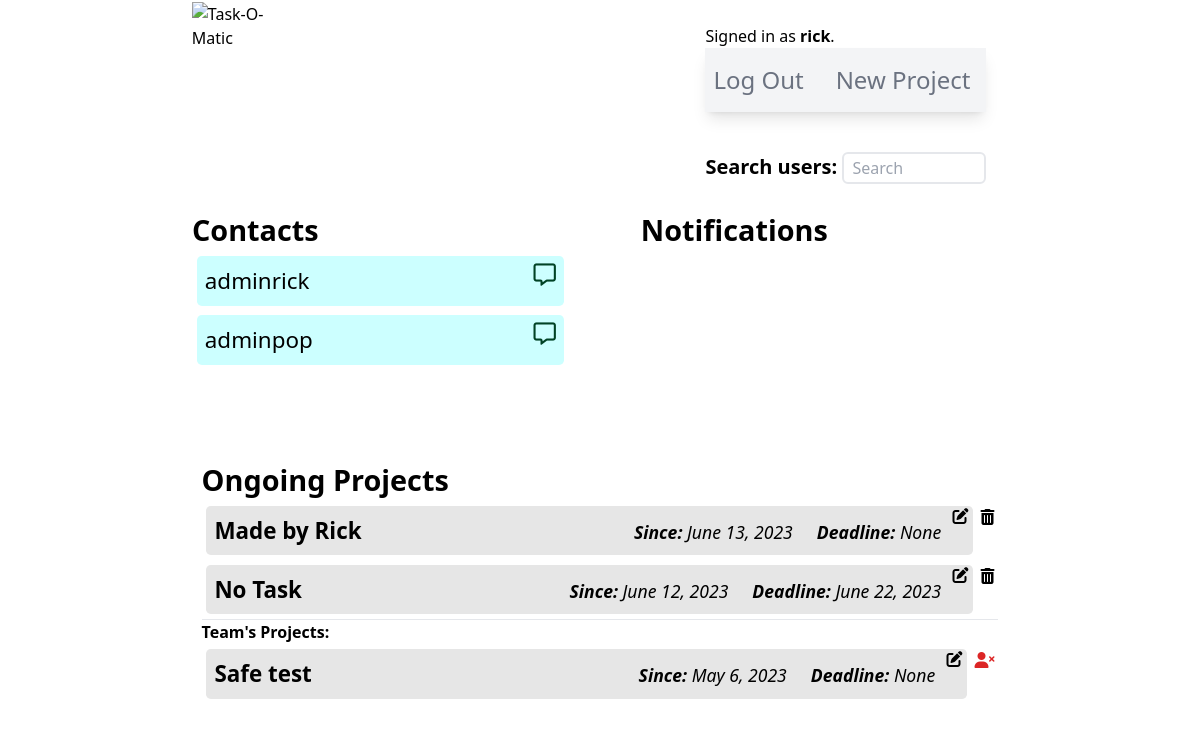
/ (signed in), run on the app's committed database.
### taskomatic/models.py (models this page shows, shortened)
class User(AbstractUser):
    pass

class Relationship(models.Model):
    STATUS_CHOICES = [
        ('pending', 'Pending'),
        ('accepted', 'Accepted'),
        ('rejected', 'Rejected'),
    ]
    from_user = models.ForeignKey(User, on_delete=models.CASCADE, related_name='from_user')
    to_user = models.ForeignKey(User, on_delete=models.CASCADE, related_name='to_user')
    status = models.CharField(max_length=10, choices=STATUS_CHOICES, default='pending')
    created_at = models.DateTimeField(auto_now_add=True)
    class Meta:
        unique_together = ('from_user', 'to_user')

class Project(models.Model):
    user = models.ForeignKey(User, on_delete=models.CASCADE)
    owner = models.CharField(max_length=80)
    projectName = models.CharField(max_length=160)
    projectDescription = models.CharField(max_length=350)
    hasDeadline = models.BooleanField(default=False)
    hasInventory = models.BooleanField(default=False)
    hasTasks = models.BooleanField(default=False)
    creationDate = models.DateField(null=True, blank=True)
    deadlineDate = models.DateField(null=True, blank=True)

class Member(models.Model):
    project = models.ForeignKey(Project, on_delete=models.CASCADE)
    user = models.ForeignKey(User, on_delete=models.CASCADE)

### taskomatic/views.py (the view)
# urls.py: path("", views.index, name="index"),
def index(request):
    if request.user.is_authenticated:
        currentUserId = request.user.id
        currentUser = User.objects.get(id=currentUserId)
        projects = Project.objects.filter(user=currentUser).order_by('-creationDate')
        contacts = Relationship.objects.filter(Q(from_user=currentUser) | Q(to_user=currentUser), ~Q(status='rejected'))
        contactRequests = Relationship.objects.filter(Q(to_user=currentUser), Q(status="pending"))
        memberProjects = Member.objects.filter(user=currentUser)
        notifications = Notification.objects.filter(user=currentUser)
        return render(request, "taskomatic/index.html", {
        "projects": projects,
        "memberProjects": memberProjects,
        "contacts": contacts,
        "contactRequests": contactRequests,
        "notifications": notifications
        })
    return render(request, "taskomatic/index.html")

### taskomatic/templates/taskomatic/index.html (shortened to what this page needs)
{% extends "./layout.html" %}
{% load static %}
{% block body %}
{% if user.is_authenticated %}
    <div id="dashboardContainer">
        <section id="indexUpperSection">
            <div id="indexContacts">
                <h2>Contacts</h2>
                <div class="contactInstanceContainer">
                {% if contacts|length > 0 %}
                    {% for contact in contacts %}
                        {% if contact.status == "pending" %}
                            {% if contact.to_user != request.user%}
                    <div class="contactInstance">
                        <span>{{ contact.to_user }} <span class="text-sm">(Pending)</span></span>
                    </div>
                            {% endif %}
                        {% else %}
                            {% if contact.to_user != request.user%}
                    <div class="contactInstance">
                        <p>{{ contact.to_user }}</p>
                        <i class="fa-regular fa-message hover:text-sky-600 cursor-pointer" style="color: #004225" title="Send message"></i>
                    </div>
                            {% else %}
                    <div class="contactInstance">
                        <p>{{ contact.from_user }}</p>
                        <i class="fa-regular fa-message hover:text-sky-600 cursor-pointer" style="color: #004225" title="Send message"></i>
                    </div>
                            {% endif %}
                        {% endif %}
                    {% endfor %}
                {% else %}
                    <div class="noContact">
                        <p>No contacts.</p>
                    </div>
                {% endif %}
                </div>
            </div>
            <div id="indexAlerts">
                <h2>Notifications</h2>
            </div>
        </section>
        <section id="ongoingProjectsContainer">
            <h2>Ongoing Projects</h2>
            <ul>
            {% if projects %}
                {% for project in projects %}
                <div id="projectInstanceContainer">
                    <a id="projectInstanceAnchor" href="{% url 'projectPage' project.id %}">
                        <li id="projectInstance">
                            <span style="cursor: default"><b>{{ project.projectName }}</b></span>
                            <span class="flex justify-between">
                                <span><i class="dateCaption"><b>Since:</b> {{ project.creationDate }}</i></span>
                                <span><i class="dateCaption"><b>Deadline:</b> {{ project.deadlineDate }}</i></span>
                            </span>
                        </li>
                    </a>
                    <form method="POST" action="{% url 'editProject' %}" name="indexEditForm{{ project.id }}" id="indexEditForm{{ project.id }}">
                        <i id="indexEditIcon{{project.id}}" class="fa-solid fa-pen-to-square indexEditIcon"></i>
                    </form>
                    <i id="indexDeleteIcon{{project.id}}" class="fa-solid fa-trash-can relative top-2 right-1 cursor-pointer indexDeleteIcon" title="Delete"></i>
                </div>
                {% endfor %}
            {% else %}
                <li>No owned projects.</li>
            {% endif %}
            <hr>
            {% if memberProjects %}
            <p><strong>Team's Projects:</strong></p>
                {% for instance in memberProjects %}
                <div id="projectInstanceContainer">
                    <a id="projectInstanceAnchor" href="{% url 'projectPage' instance.project.id %}">
                        <li id="projectInstance">
                            <span style="cursor: default"><b>{{ instance.project.projectName }}</b></span>
                            <span class="flex justify-between">
                                <span><i class="dateCaption"><b>Since:</b> {{ instance.project.creationDate }}</i></span>
                                <span><i class="dateCaption"><b>Deadline:</b> {{ instance.project.deadlineDate }}</i></span>
                            </span>
                        </li>
                    </a>
                    <form method="POST" action="{% url 'editProject' %}" name="indexEditForm{{ instance.project.id }}" id="indexEditForm{{ instance.project.id }}">
                        <i id="indexEditIcon{{instance.project.id}}" class="fa-solid fa-pen-to-square indexEditIcon"></i>
                    </form>
                    <i id="indexDeleteIcon{{instance.project.id}}" class="fa-solid fa-user-xmark text-red-600 relative top-2 right-1 cursor-pointer indexDeleteIcon teamProject" title="Remove"></i>
                </div>
                {% endfor %}
            {% endif %}
            </ul>
        </section>
    </div>
{% endif %}
{% endblock body %}

### taskomatic/templates/taskomatic/layout.html (shortened to what this page needs)
{% load static %}
<!DOCTYPE html>
<html lang="en">
<head>
    <link href="{% static 'taskomatic/styles.css' %}" rel="stylesheet">
    <link rel="stylesheet" href="https://cdnjs.cloudflare.com/ajax/libs/font-awesome/6.4.0/css/all.min.css"
/>
    <script src="https://cdn.tailwindcss.com"></script>
</head>
<body id="appBody">
    <header>
        <a href="{% url 'index' %}"><img id="taskLogo" src="https://escrituras-eremitas.com/wp-content/uploads/2023/04/task-O-maticLogo.png" alt="Task-O-Matic"></a>
        <div class="navSection">
            <div>
                {% if user.is_authenticated %}
                    Signed in as <strong>{{ user.username }}</strong>.
                {% else %}
                    Not signed in.
                {% endif %}
            </div>
                <ul class="relative max-w-2xl flex flex-wrap items-center justify-between py-4 bg-gray-100 text-gray-500
                hover:text-gray-700 focus:text-gray-700 shadow-lg navbar navbar-expand-lg navbar-light">
                    {% if user.is_authenticated %}
                        <li class="nav-item pr-2">
                            <a class="nav-link text-2xl text-gray-500 hover:text-gray-700
                            focus:text-gray-700 p-2" href="{% url 'logout' %}">Log Out</a>
                        </li>
                        <li class="nav-item pr-2">
                            <a class="nav-link text-2xl text-gray-500 hover:text-gray-700
                            focus:text-gray-700 p-2" href="{% url 'newProject' %}">New Project</a>
                        </li>
                    {% endif %}
                </ul>
                {% if user.is_authenticated %}
                <form action="{% url 'users' %}">
                    <label for="searchQ" class="text-xl"><b>Search users: </b></label>
                    <input type="text" name="q" id="searchQ" class="border-2 rounded-md mt-10 min-h-[2rem] max-w-[9rem] placeholder:pl-2" placeholder="Search">
                </form>
                {% endif %}
            </div>
    </header>
    {% block body %}
    {% endblock %}
</body>
</html>

### taskomatic/static/taskomatic/styles.css (style rules this page uses)
html { font-size: 16px; }
* { margin: 0; padding: 0; box-sizing: border-box; }
h2 { font-size: 1.8rem !important; font-weight: 600 !important; }
header { display: flex; justify-content: space-around; }
#taskLogo { max-width: 30rem; margin: 2%; }
.navSection { max-width: 20rem; margin: 2%; }
#indexUpperSection { display: flex; justify-content: space-between; min-height: 15rem; width: 85%; }
#dashboardContainer { display: flex; flex-direction: column; align-items: center; width: 80%; margin: 0 auto; }
#indexContacts { display: flex; flex-direction: column; width: 45%; }
#indexAlerts { margin-right: 5%; width: 40%; }
.contactInstanceContainer { display: flex; flex-direction: column; justify-content:flex-start; width: 100%; }
.contactInstance { display: flex; justify-content: space-between; width: 100%; font-size: 1.4rem; margin: 0.3rem; padding: 0.5rem; background-color: rgba(0, 255, 255, 0.2); border-radius: 0.3rem; }
#ongoingProjectsContainer { width: 85%; padding: 1%; }
#projectInstanceContainer { display: flex; justify-content:flex-start; width: 100%; }
#projectInstance { display: flex; justify-content: space-between; width: 100%; font-size: 1.4rem; margin: 0.3rem; padding: 0.5rem; background-color: rgba(128, 128, 128, 0.2); border-radius: 0.3rem; }
#projectInstanceAnchor { cursor: default; width: 100%; }
.indexEditIcon { position: relative; right: 1rem; top: 0.2rem; cursor: pointer; }
.dateCaption { cursor: default; font-size: 1.1rem; padding-right: 1.5rem; }

### data on the page
User: username "rick"
Relationship: to_user "adminrick"
Relationship: to_user "adminpop"
Project: projectName "Made by Rick", creationDate "June 13, 2023", deadlineDate "None"
Project: projectName "No Task", creationDate "June 12, 2023", deadlineDate "June 22, 2023"
Member: project.projectName "Safe test", project.creationDate "May 6, 2023", project.deadlineDate "None"
